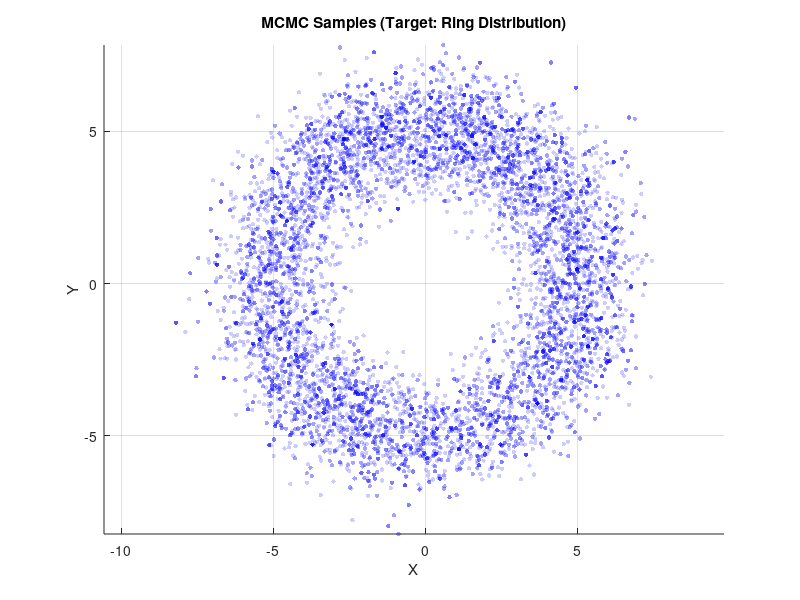

MATLAB code for this plot:
function metropolisHastings()
    % target pdf - ring shape
    % points closer to a radius of 5 have a higher probability
    target_pdf = @(x, y) exp(-0.5 * (sqrt(x.^2 + y.^2) - 5).^2);
    
    num_samples = 10000;
    % std of the random walk
    step_size = 1.5;
    chain = zeros(num_samples, 2);
    chain(1, :) = [0, 0];
    
    for i = 2:num_samples
        curr_x = chain(i-1, 1);
        curr_y = chain(i-1, 2);
        
        prop_x = curr_x + randn() * step_size;
        prop_y = curr_y + randn() * step_size;
        
        prob_curr = target_pdf(curr_x, curr_y);
        prob_prop = target_pdf(prop_x, prop_y);
        
        if prob_curr == 0
            alpha = 1; 
        else
            alpha = prob_prop / prob_curr;
        end
        
        if rand() < alpha
            % accept
            chain(i, :) = [prop_x, prop_y];
        else
            % reject (stay in place)
            chain(i, :) = [curr_x, curr_y];
        end
    end
    
    % calc. mean
    mean_pos = mean(chain);
    
    fileID = fopen('mcmc_summary.txt', 'w');
    if fileID ~= -1
        fprintf(fileID, 'Metropolis-Hastings MCMC Sampling\n');
        fprintf(fileID, 'Total samples generated: %d\n', num_samples);
        fprintf(fileID, 'Mean X: %.3f\n', mean_pos(1));
        fprintf(fileID, 'Mean Y: %.3f\n', mean_pos(2));
        fclose(fileID);
        disp('Summary written to mcmc_summary.txt');
    end
    
    figure;
    % discard the first 1000 samples for a cleaner plot
    burn_in = 1000;
    scatter(chain(burn_in:end, 1), chain(burn_in:end, 2), 10, 'b', 'filled', 'MarkerFaceAlpha', 0.2);
    axis equal;
    grid on;
    title('MCMC Samples (Target: Ring Distribution)');
    xlabel('X');
    ylabel('Y');
end
